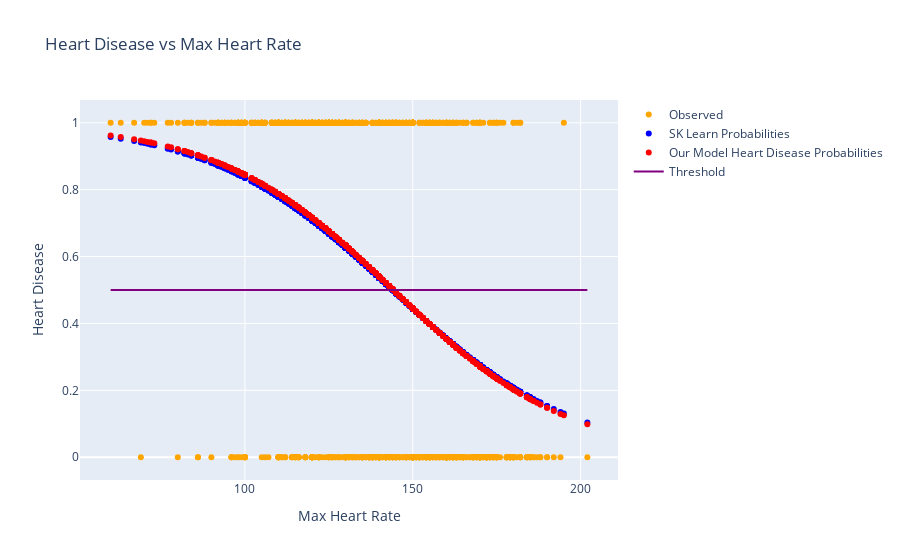

The code cell stored with this chart in its notebook:
### Code cell
fig = go.Figure()

fig.add_trace(go.Scatter(x=predicions_df['MaxHR'], y=predicions_df['HeartDisease'],
                         mode='markers', name='Observed', marker=dict(color='orange')))

fig.add_trace(go.Scatter(x=predicions_df['MaxHR'], y=predicions_df['Probability'],
                         mode='markers', name='SK Learn Probabilities', marker=dict(color='blue')))

fig.add_trace(go.Scatter(x=predicions_df['MaxHR'], y=predicions_df['Our Model Heart Disease Probabilities'],
                         mode='markers', name='Our Model Heart Disease Probabilities', marker=dict(color='red')))

fig.add_trace(go.Scatter(x=predicions_df['MaxHR'], y=[.5]*len(predicions_df),
                         name='Threshold', marker={'color':'purple'}))

fig.update_layout(
    title="Heart Disease vs Max Heart Rate",
    xaxis_title="Max Heart Rate",
    yaxis_title="Heart Disease"
)

fig.show()

### Figure 1 — Plotly figure (JSON) as saved in the notebook; plotly's stock layout.template omitted (floating-point values rounded to 4 significant figures; data arrays with more than 128 entries replaced by an {"elided": "..."} marker saying what was removed)
{"data": [{"marker": {"color": "orange"}, "mode": "markers", "name": "Observed", "type": "scatter", "x": {"elided": "918 int values"}, "y": {"elided": "918 int values"}}, {"marker": {"color": "blue"}, "mode": "markers", "name": "SK Learn Probabilities", "type": "scatter", "x": {"elided": "918 int values"}, "y": {"elided": "918 float values"}}, {"marker": {"color": "red"}, "mode": "markers", "name": "Our Model Heart Disease Probabilities", "type": "scatter", "x": {"elided": "918 int values"}, "y": {"elided": "918 float values"}}, {"marker": {"color": "purple"}, "name": "Threshold", "type": "scatter", "x": {"elided": "918 int values"}, "y": {"elided": "918 float values"}}], "layout": {"title": {"text": "Heart Disease vs Max Heart Rate"}, "xaxis": {"title": {"text": "Max Heart Rate"}}, "yaxis": {"title": {"text": "Heart Disease"}}}}
